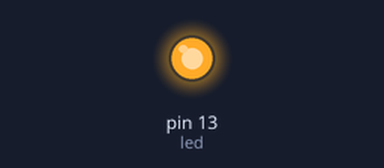
The sketch below on a simulated Arduino Pro Mini, built for the host (arithmetic inside an expression is 32-bit, double 64-bit). Shown: output pins drawn as LEDs (lit = HIGH).

Above: at 0.7 s.
At 2.2 s:
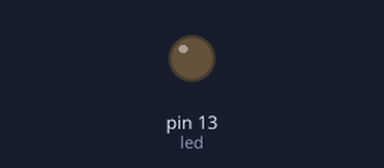
Timing chart, 0 to 5.5 s (numbered marks = the images above):
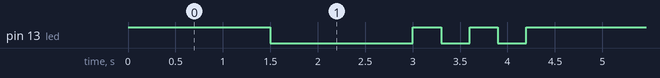

Measured:
- by itself, pin 13 (led): repeats every 4.2 s: LOW 1.5 s, 2 × (HIGH 0.30 s, LOW 0.30 s), HIGH 1.5 s
- by itself, everything shown: repeats every 4.2 s, in 6 steps

The sketch:

promini.ino
```cpp
/*
 * $OpenBSD: template.ino,v 1.1 2012/04/24 06:37:32 jasper Exp $
 *
 * Arduino projects run something like this:
 *	main() {
 *		init(); // arduino private setup
 *		setup(); // your setup goes here
 *		while(1) {
 *			loop(); // your main loop
 *		}
 *	}
 *
 * Arduino reference is at /usr/local/share/doc/arduino/reference/
 */

#ifdef __cplusplus
extern "C" {
#endif

int led=13;

void setup(void) {
  /* your code here */
  pinMode(led,OUTPUT);
  return;
}

void loop(void) {
  /* more of your code here */
  digitalWrite(led, HIGH);   // turn the LED on (HIGH is the voltage level)
  delay(1500);               // wait for half a second
  digitalWrite(led, LOW);    // turn the LED off by making the voltage LOW
  delay(1500);               // wait for a second
  digitalWrite(led, HIGH);   // turn the LED on (HIGH is the voltage level)
  delay(300);               // wait for half a second
  digitalWrite(led, LOW);    // turn the LED off by making the voltage LOW
  delay(300);               // wait for a second
  digitalWrite(led, HIGH);   // turn the LED on (HIGH is the voltage level)
  delay(300);               // wait for half a second
  digitalWrite(led, LOW);    // turn the LED off by making the voltage LOW
  delay(300);               // wait for a second

  return ;
}

#ifdef __cplusplus
}
#endif
```
